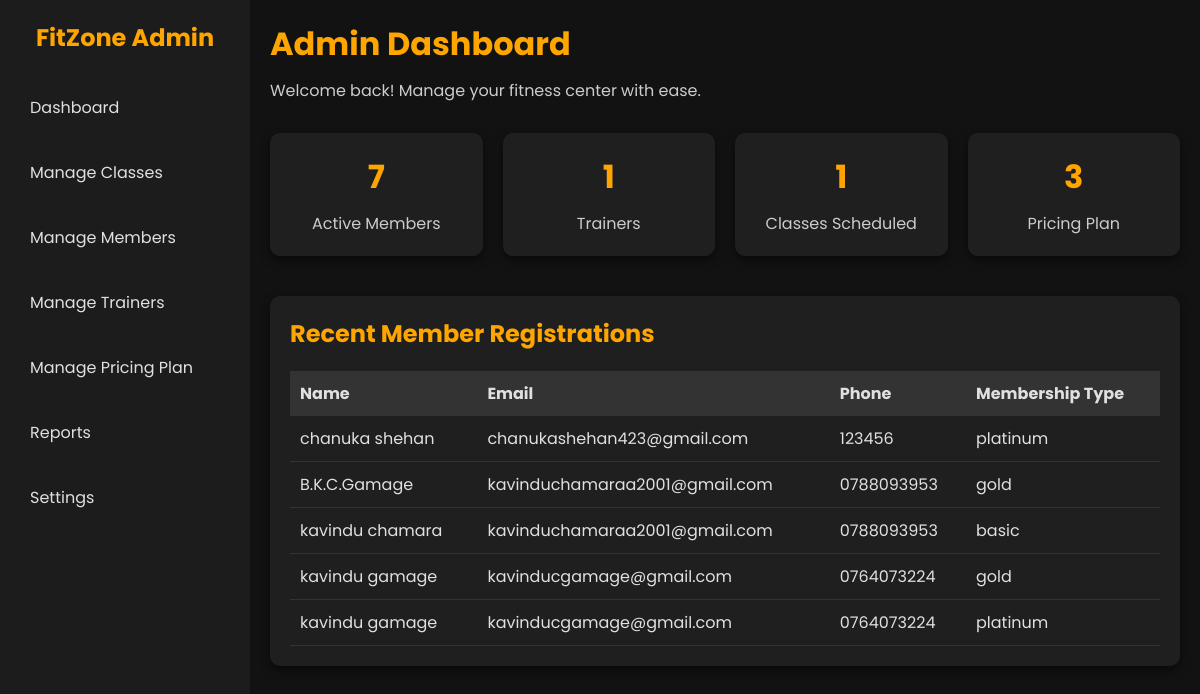
Screenshot of /Page/admindashboard.php with the database file from the repository.
### tables this page shows
CREATE TABLE IF NOT EXISTS `members_tbl` (
  `mem_id` int NOT NULL AUTO_INCREMENT,
  `mem_name` varchar(250) NOT NULL,
  `mem_email` varchar(100) NOT NULL,
  `contact` varchar(15) NOT NULL,
  `mem_type` varchar(20) NOT NULL,
  `mem_psw` varchar(20) NOT NULL,
  PRIMARY KEY (`mem_id`)
);

### Page/admindashboard.php (the view, shortened to what this page needs)
<!DOCTYPE html>
<html lang="en">
<head>
    <link rel="stylesheet" href="styles.css">
</head>
<body>
    <div class="dashboard">
    <?php
	    include("adminheader.php");
        include("dbconnect.php");
    ?>
        <div class="main-content">
            <header class="header">
                <h1>Admin Dashboard</h1>
                <p>Welcome back! Manage your fitness center with ease.</p>
            </header>
            <section class="cards">
                <div class="card">
                    <?php
                    $sql = "SELECT * FROM members_tbl";
                    $res = mysqli_query($con, $sql);
                    $count = mysqli_num_rows($res);
                    echo "<h2>$count</h2>";
                ?>
                    <p>Active Members</p>
                </div>
                <div class="card">
                <?php
                    $sql = "SELECT * FROM tra";
                    $res = mysqli_query($con, $sql);
                    $count = mysqli_num_rows($res);
                    echo "<h2>$count</h2>";
                ?>
                    <p>Trainers</p>
                </div>
                <div class="card">
                <?php
                    $sql = "SELECT * FROM class_tbl";
                    $res = mysqli_query($con, $sql);
                    $count = mysqli_num_rows($res);
                    echo "<h2>$count</h2>";
                ?>
                    <p>Classes Scheduled</p>
                </div>
                <div class="card">
                <?php
                    $sql = "SELECT * FROM plan_tbl";
                    $res = mysqli_query($con, $sql);
                    $count = mysqli_num_rows($res);
                    echo "<h2>$count</h2>";
                ?>
                    <p>Pricing Plan</p>
                </div>
            </section>
            <section class="table-section">
                <h2>Recent Member Registrations</h2>
                <table>
                    <thead>
                        <tr>
                            <th>Name</th>
                            <th>Email</th>
                            <th>Phone</th>
                            <th>Membership Type</th>
                        </tr>
                    </thead>
                    <tbody>
                    <?php
                    $query = "SELECT * FROM members_tbl ORDER BY mem_id DESC LIMIT 5";
                    $result = mysqli_query($con, $query);
                    if ($result) {
                        while ($row = mysqli_fetch_assoc($result)) {
                            echo "<tr>
                                    <td>{$row['mem_name']}</td>
                                    <td>{$row['mem_email']}</td>
                                    <td>{$row['contact']}</td>
                                    <td>{$row['mem_type']}</td>
                                </tr>";
                        }
                    }
                    ?>
                    </tbody>
                </table>
            </section>
        </div>
    </div>
</body>
</html>

### Styles/styles.css (style rules this page uses)
:root { --primary-color: #111317; --primary-color-light: #1f2125; --primary-color-extra-light: #35373b; --secondary-color: #f9ac54; --secondary-color-dark: #d79447; --text-light: #d1d5db; --white: #ffffff; --max-width: 1200px; }
* { padding: 0; margin: 0; box-sizing: border-box; }
body { font-family: "Poppins", sans-serif; background-color: var(--primary-color); }

### Page/admindashboard.php (style rules this page uses)
* { margin: 0; padding: 0; box-sizing: border-box; }
body { font-family: 'Poppins', sans-serif; background-color: #121212; color: #e0e0e0; }
.dashboard { display: flex; height: 100vh; }
.main-content { flex: 1; padding: 20px; }
.header { margin-bottom: 30px; }
.header h1 { font-size: 2rem; margin-bottom: 10px; color: #ffa500; }
.header p { font-size: 1rem; color: #cccccc; }
.cards { display: grid; grid-template-columns: repeat(auto-fit, minmax(200px, 1fr)); gap: 20px; margin-bottom: 40px; }
.card { background-color: #1f1f1f; padding: 20px; border-radius: 10px; text-align: center; box-shadow: 0 4px 10px rgba(0, 0, 0, 0.5); }
.card h2 { font-size: 2rem; margin-bottom: 10px; color: #ffa500; }
.card p { font-size: 1rem; color: #cccccc; }
.table-section { background-color: #1f1f1f; padding: 20px; border-radius: 10px; box-shadow: 0 4px 10px rgba(0, 0, 0, 0.5); }
.table-section h2 { font-size: 1.5rem; margin-bottom: 20px; color: #ffa500; }
table { width: 100%; border-collapse: collapse; color: #e0e0e0; }
thead th { text-align: left; background-color: #333; padding: 10px; }
tbody td { padding: 10px; border-bottom: 1px solid #333; }

### Page/adminheader.php (style rules this page uses)
* { margin: 0; padding: 0; box-sizing: border-box; }
body { font-family: 'Poppins', sans-serif; background-color: #121212; color: #e0e0e0; }
.dashboard { display: flex; height: 100vh; }
.main-content { flex: 1; padding: 20px; }
.header { margin-bottom: 30px; }
.header h1 { font-size: 2rem; margin-bottom: 10px; color: #ffa500; }
.header p { font-size: 1rem; color: #cccccc; }
.cards { display: grid; grid-template-columns: repeat(auto-fit, minmax(200px, 1fr)); gap: 20px; margin-bottom: 40px; }
.card { background-color: #1f1f1f; padding: 20px; border-radius: 10px; text-align: center; box-shadow: 0 4px 10px rgba(0, 0, 0, 0.5); }
.card h2 { font-size: 2rem; margin-bottom: 10px; color: #ffa500; }
.card p { font-size: 1rem; color: #cccccc; }
.table-section { background-color: #1f1f1f; padding: 20px; border-radius: 10px; box-shadow: 0 4px 10px rgba(0, 0, 0, 0.5); }
.table-section h2 { font-size: 1.5rem; margin-bottom: 20px; color: #ffa500; }
table { width: 100%; border-collapse: collapse; color: #e0e0e0; }
thead th { text-align: left; background-color: #333; padding: 10px; }
tbody td { padding: 10px; border-bottom: 1px solid #333; }

### rows the page displays
members_tbl: mem_name "chanuka shehan", mem_email "chanukashehan423@gmail.com", contact "123456", mem_type "platinum"
members_tbl: mem_name "B.K.C.Gamage", mem_email "kavinduchamaraa2001@gmail.com", contact "0788093953", mem_type "gold"
members_tbl: mem_name "kavindu chamara", mem_email "kavinduchamaraa2001@gmail.com", contact "0788093953", mem_type "basic"
members_tbl: mem_name "kavindu gamage", mem_email "kavinducgamage@gmail.com", contact "0764073224", mem_type "gold"
members_tbl: mem_name "kavindu gamage", mem_email "kavinducgamage@gmail.com", contact "0764073224", mem_type "platinum"

### other values shown
$count "7"
$count "1"
$count "3"
